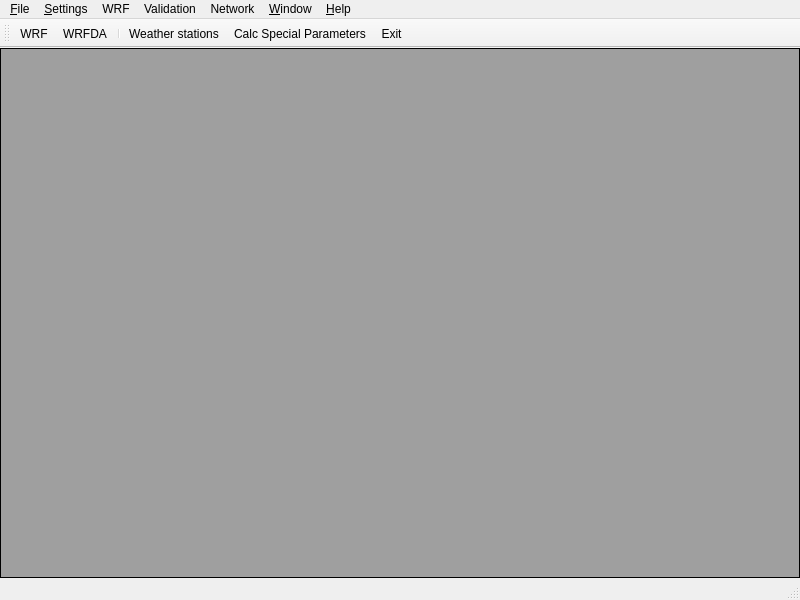
<?xml version="1.0" encoding="UTF-8"?>
<ui version="4.0">
 <class>MainWindow</class>
 <widget class="QMainWindow" name="MainWindow">
  <property name="geometry">
   <rect>
    <x>0</x>
    <y>0</y>
    <width>800</width>
    <height>600</height>
   </rect>
  </property>
  <property name="windowTitle">
   <string>MainWindow</string>
  </property>
  <property name="dockNestingEnabled">
   <bool>false</bool>
  </property>
  <widget class="QWidget" name="centralWidget">
   <property name="autoFillBackground">
    <bool>true</bool>
   </property>
   <layout class="QHBoxLayout" name="horizontalLayout">
    <property name="spacing">
     <number>0</number>
    </property>
    <property name="margin">
     <number>0</number>
    </property>
    <item>
     <widget class="QMdiArea" name="mdiArea">
      <property name="frameShape">
       <enum>QFrame::Box</enum>
      </property>
      <property name="verticalScrollBarPolicy">
       <enum>Qt::ScrollBarAsNeeded</enum>
      </property>
      <property name="horizontalScrollBarPolicy">
       <enum>Qt::ScrollBarAsNeeded</enum>
      </property>
      <property name="viewMode">
       <enum>QMdiArea::SubWindowView</enum>
      </property>
      <property name="documentMode">
       <bool>false</bool>
      </property>
     </widget>
    </item>
   </layout>
  </widget>
  <widget class="QMenuBar" name="menuBar">
   <property name="geometry">
    <rect>
     <x>0</x>
     <y>0</y>
     <width>800</width>
     <height>20</height>
    </rect>
   </property>
   <widget class="QMenu" name="menuFile">
    <property name="title">
     <string>&amp;File</string>
    </property>
    <addaction name="actionExit"/>
   </widget>
   <widget class="QMenu" name="menuHelp">
    <property name="title">
     <string>&amp;Help</string>
    </property>
    <addaction name="action_About"/>
    <addaction name="actionAbout_Qt"/>
   </widget>
   <widget class="QMenu" name="menu_Settings">
    <property name="title">
     <string>&amp;Settings</string>
    </property>
    <addaction name="action_Preferences"/>
   </widget>
   <widget class="QMenu" name="menuValidation">
    <property name="title">
     <string>Validation</string>
    </property>
    <addaction name="actionValidation"/>
   </widget>
   <widget class="QMenu" name="menuNetwork">
    <property name="title">
     <string>Network</string>
    </property>
    <addaction name="actionSend_to_RZD"/>
    <addaction name="actionForecast_for"/>
   </widget>
   <widget class="QMenu" name="menuWindow">
    <property name="title">
     <string>&amp;Window</string>
    </property>
    <addaction name="action_Close"/>
    <addaction name="actionClose_All"/>
    <addaction name="separator"/>
    <addaction name="actionTile"/>
    <addaction name="action_Cascade"/>
    <addaction name="separator"/>
    <addaction name="action_Next"/>
    <addaction name="actionPre_vious"/>
   </widget>
   <widget class="QMenu" name="menuWPS">
    <property name="title">
     <string>WRF</string>
    </property>
    <addaction name="actionRun_WPS"/>
    <addaction name="actionSetup_WPS"/>
    <addaction name="actionEdit_namelist_wps"/>
    <addaction name="separator"/>
   </widget>
   <addaction name="menuFile"/>
   <addaction name="menu_Settings"/>
   <addaction name="menuWPS"/>
   <addaction name="menuValidation"/>
   <addaction name="menuNetwork"/>
   <addaction name="menuWindow"/>
   <addaction name="menuHelp"/>
  </widget>
  <widget class="QToolBar" name="mainToolBar">
   <attribute name="toolBarArea">
    <enum>TopToolBarArea</enum>
   </attribute>
   <attribute name="toolBarBreak">
    <bool>false</bool>
   </attribute>
   <addaction name="actionWRF"/>
   <addaction name="actionWRFDA"/>
   <addaction name="separator"/>
   <addaction name="actionWeather_stations"/>
   <addaction name="actionCalc_Special_Parameters"/>
   <addaction name="actionExit"/>
  </widget>
  <widget class="QStatusBar" name="statusBar"/>
  <action name="actionExit">
   <property name="icon">
    <iconset resource="main_res.qrc">
     <normaloff>:/image/exit.png</normaloff>:/image/exit.png</iconset>
   </property>
   <property name="text">
    <string>E&amp;xit</string>
   </property>
   <property name="shortcut">
    <string>Ctrl+Q</string>
   </property>
   <property name="iconVisibleInMenu">
    <bool>false</bool>
   </property>
  </action>
  <action name="action_About">
   <property name="text">
    <string>&amp;About</string>
   </property>
  </action>
  <action name="actionAbout_Qt">
   <property name="text">
    <string>About &amp;Qt</string>
   </property>
  </action>
  <action name="actionWRF">
   <property name="text">
    <string>WRF</string>
   </property>
   <property name="toolTip">
    <string>Run WRF</string>
   </property>
  </action>
  <action name="actionWRFDA">
   <property name="text">
    <string>WRFDA</string>
   </property>
   <property name="toolTip">
    <string>Run WRFDA</string>
   </property>
  </action>
  <action name="action_Preferences">
   <property name="text">
    <string>&amp;Preferences</string>
   </property>
  </action>
  <action name="actionValidation">
   <property name="text">
    <string>Validation</string>
   </property>
  </action>
  <action name="actionSend_to_RZD">
   <property name="text">
    <string>Send to RZD</string>
   </property>
  </action>
  <action name="actionForecast_for">
   <property name="text">
    <string>Forecast for...</string>
   </property>
  </action>
  <action name="actionTile">
   <property name="text">
    <string>&amp;Tile</string>
   </property>
  </action>
  <action name="action_Cascade">
   <property name="text">
    <string>&amp;Cascade</string>
   </property>
  </action>
  <action name="action_Close">
   <property name="text">
    <string>&amp;Close</string>
   </property>
  </action>
  <action name="actionClose_All">
   <property name="text">
    <string>Close &amp;All</string>
   </property>
  </action>
  <action name="action_Next">
   <property name="text">
    <string>Ne&amp;xt</string>
   </property>
  </action>
  <action name="actionPre_vious">
   <property name="text">
    <string>Pre&amp;vious</string>
   </property>
  </action>
  <action name="actionRun_WPS">
   <property name="text">
    <string>Run WRF</string>
   </property>
  </action>
  <action name="actionEdit_namelist_wps">
   <property name="text">
    <string>Edit namelist</string>
   </property>
  </action>
  <action name="actionSetup_WPS">
   <property name="text">
    <string>Setup WRF</string>
   </property>
  </action>
  <action name="actionCalc_Special_Parameters">
   <property name="text">
    <string>Calc Special Parameters</string>
   </property>
  </action>
  <action name="actionWeather_stations">
   <property name="text">
    <string>Weather stations</string>
   </property>
  </action>
 </widget>
 <layoutdefault spacing="6" margin="11"/>
 <resources>
  <include location="main_res.qrc"/>
 </resources>
 <connections>
  <connection>
   <sender>actionExit</sender>
   <signal>activated()</signal>
   <receiver>MainWindow</receiver>
   <slot>close()</slot>
   <hints>
    <hint type="sourcelabel">
     <x>-1</x>
     <y>-1</y>
    </hint>
    <hint type="destinationlabel">
     <x>199</x>
     <y>149</y>
    </hint>
   </hints>
  </connection>
 </connections>
</ui>
